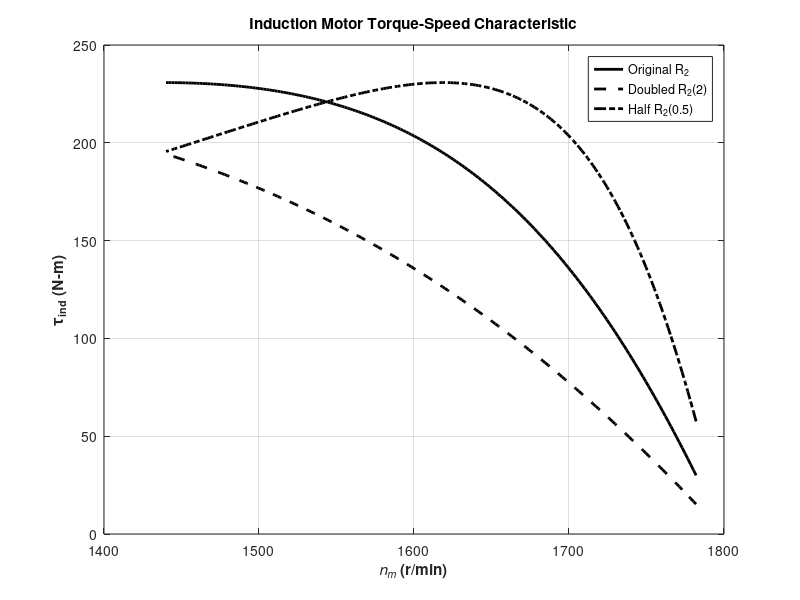

MATLAB code to generate this figure:
% M-file: torque_speed_curve.m
% M-file create a plot of the torque-speed curve of the
% induction motor of Example 7-5.

% First, initialize the values needed in this program.
r1 = 0.641;               % Stator resistance
x1 = 1.106;               % Stator reactance
r2 = 0.332;               % Rotor resistance
x2 = 0.464;               % Rotor reactance
xm = 26.3;                % Magnetization branch reactance
v_phase = 460 / sqrt(3);  % Phase voltage
n_sync = 1800;            % Synchronous speed (r/min)
w_sync = 188.5;           % Synchronous speed (rad/s)

% Calculate the Thevenin voltage and impedance from Equations
% 7-41a and 7-43.
v_th = v_phase * (xm / sqrt(r1^2 + (x1 + xm)^2));
z_th = ((1j*xm) * (r1 + 1j*x1)) / (r1 + 1j*(x1 + xm));
r_th = real(z_th);
x_th = imag(z_th);

% Modified slip range (0.01 to 0.2)
s = (0.01:0.001:0.2);       % Slip
nm = (1 - s) * n_sync;      % Mechanical speed

% Calculate torque for original rotor resistance
for ii = 1:length(s)
   t_ind1(ii) = (3 * v_th^2 * r2 / s(ii)) / ...
               (w_sync * ((r_th + r2/s(ii))^2 + (x_th + x2)^2));
end

% Calculate torque for doubled rotor resistance
for ii = 1:length(s)
   t_ind2(ii) = (3 * v_th^2 * (2*r2) / s(ii)) / ...
               (w_sync * ((r_th + (2*r2)/s(ii))^2 + (x_th + x2)^2));
end

% Calculate torque for half rotor resistance
% ++++++++++++++++++++++++++++++++++++++++++++++++++++++++++++++++++++++++++++++++++++++++++++++++++++++++++++++++++
for ii = 1:length(s)
   t_ind3(ii) = (3 * v_th^2 * (0.5*r2) / s(ii)) / ...
               (w_sync * ((r_th + (0.5*r2)/s(ii))^2 + (x_th + x2)^2));
end

% Plot the torque-speed curve
figure(1);
plot(nm, t_ind1, 'Color', 'k', 'LineWidth', 2.0);
hold on;
plot(nm, t_ind2, 'Color', 'k', 'LineWidth', 2.0, 'LineStyle', '--');
plot(nm, t_ind3, 'Color', 'k', 'LineWidth', 2.0, 'LineStyle', '-.'); % Added plot
xlabel('\itn_m\rm\bf (r/min)', 'FontWeight', 'Bold');
ylabel('\tau_{ind}\rm\bf (N-m)', 'FontWeight', 'Bold');
title ('Induction Motor Torque-Speed Characteristic', 'FontWeight', 'Bold');
legend ('Original R_2', 'Doubled R_2(2)', 'Half R_2(0.5)'); % Updated legend
grid on;
hold off;